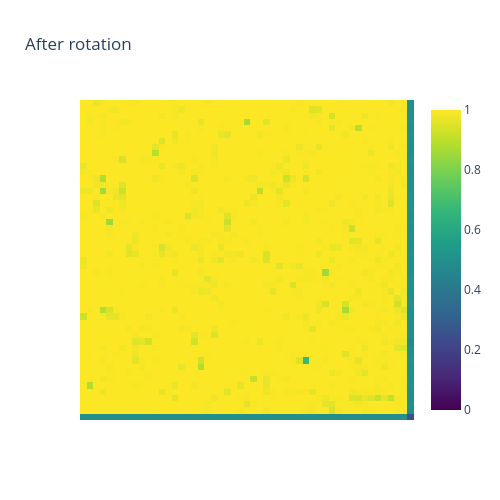

Write notebook code for a chart like this one.
### Markdown cell above
<hr style="border-bottom: dotted 1px purple;" />

👁️ Vizualize the images after rotation - OPTIONAL

### Code cell
o_white_beam.visualize_after_rotation()

### Figure 1 — Plotly figure (JSON) as saved in the notebook; plotly's stock layout.template omitted (floating-point values rounded to 4 significant figures; data arrays with more than 128 entries replaced by an {"elided": "..."} marker saying what was removed)
{"data": [{"colorscale": [[0, "#440154"], [0.1111, "#482878"], [0.2222, "#3e4989"], [0.3333, "#31688e"], [0.4444, "#26828e"], [0.5556, "#1f9e89"], [0.6667, "#35b779"], [0.7778, "#6ece58"], [0.8889, "#b5de2b"], [1, "#fde725"]], "showscale": true, "type": "heatmap", "z": {"elided": "51x51 float values"}, "zmax": 1, "zmin": 0}], "layout": {"height": 500, "title": {"text": "After rotation"}, "width": 500, "xaxis": {"showticklabels": false}, "yaxis": {"autorange": "reversed", "showticklabels": false}}}
